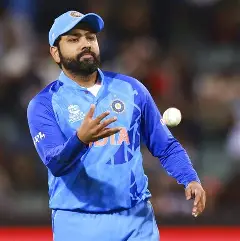
#> input picture 6th_Templet/rohit.png, 240 x 241 px, found by its file name
$ python 6th_templet.py
#> lines starting #> are read from the running program, lines starting #| are printed output that depends on the picture
import cv2
import numpy as np
from matplotlib import pyplot as plt

# Load images in grayscale
img = cv2.imread(r"D:\Sem_3_Lab\CV\6th_Templet\rohit.png",0)
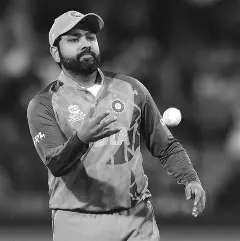
#> img: shape (241, 240); min 4, max 255, mean 87.5
template= cv2.imread(r"D:\Sem_3_Lab\CV\6th_Templet\rohit1.png",0)
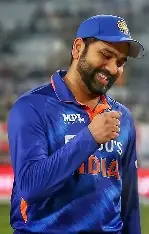
#> input picture 6th_Templet/rohit1.png, 149 x 234 px, found by its file name
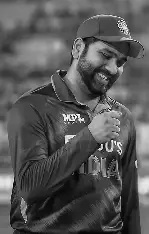
#> template: shape (234, 149); min 0, max 255, mean 86.5
if img is None or template is None:
    raise IOError("Error: Could not read one or both images. Check file paths.")

# Resize template if larger than image
if template.shape[0] > img.shape[0] or template.shape[1] > img.shape[1]:
    scale = min(img.shape[0]/template.shape[0], img.shape[1]/template.shape[1]) * 0.9
    template = cv2.resize(template, (int(template.shape[1]*scale), int(template.shape[0]*scale)))

h, w = template.shape
#> h = 234; w = 149

# Define methods
methods = ['normxcorr2','ssd','sad','correlation','normalized_correlation','normalized_difference']

plt.figure(figsize=(15, 18))

for i, method in enumerate(methods, 1):
    if method == 'normxcorr2':
        # Normalized cross-correlation using cv2.matchTemplate
        result = cv2.matchTemplate(img, template, cv2.TM_CCOEFF_NORMED)
        min_val, max_val, min_loc, max_loc = cv2.minMaxLoc(result)
        top_left = max_loc
        score = max_val
    else:
        # Custom methods
        result = np.zeros((img.shape[0]-h+1, img.shape[1]-w+1))
        T = template.astype(np.float64)
        Tn = (T - T.mean()) / (T.std() + 1e-5)

        for y in range(result.shape[0]):
            for x in range(result.shape[1]):
                P = img[y:y+h, x:x+w].astype(np.float64)
                if method == 'ssd':
                    result[y,x] = np.sum((P-T)**2)
                elif method == 'sad':
                    result[y,x] = np.sum(np.abs(P-T))
                elif method == 'correlation':
                    result[y,x] = np.sum(P*T)
                elif method == 'normalized_correlation':
                    Pn = (P - P.mean()) / (P.std() + 1e-5)
                    result[y,x] = np.sum(Pn*Tn)
                elif method == 'normalized_difference':
                    result[y,x] = np.sum((P-T)*2) / np.sum(T*2)

        if method in ['ssd','sad','normalized_difference']:
            score = result.min()
            top_left = np.unravel_index(np.argmin(result), result.shape)[::-1]
        else:
            score = result.max()
            top_left = np.unravel_index(np.argmax(result), result.shape)[::-1]

    # Plot heatmap
    plt.subplot(6, 3, (i-1)*3 + 1)
    plt.imshow(result, cmap='gray')
    plt.title(f'{method} result')
    plt.axis('off')

    # Plot score text
    plt.subplot(6, 3, (i-1)*3 + 2)
    plt.text(0.5, 0.5, f'{method}\nScore: {score:.4f}',
             horizontalalignment='center', verticalalignment='center',
             fontsize=12, bbox=dict(facecolor='yellow', alpha=0.5))
    plt.axis('off')

    # Plot detected rectangle on image
    plt.subplot(6, 3, (i-1)*3 + 3)
    plt.imshow(img, cmap='gray')
    rect = plt.Rectangle(top_left, w, h, edgecolor='r', facecolor='none', linewidth=2)
    plt.gca().add_patch(rect)
    plt.title('Detected Template')
    plt.axis('off')
#> this loop made 6 passes
#> (min_val, max_val, min_loc, top_left, score) on pass 1: (-0.271, -0.0553, (80, 7), (0, 0), -0.0553)

plt.tight_layout()
plt.show()
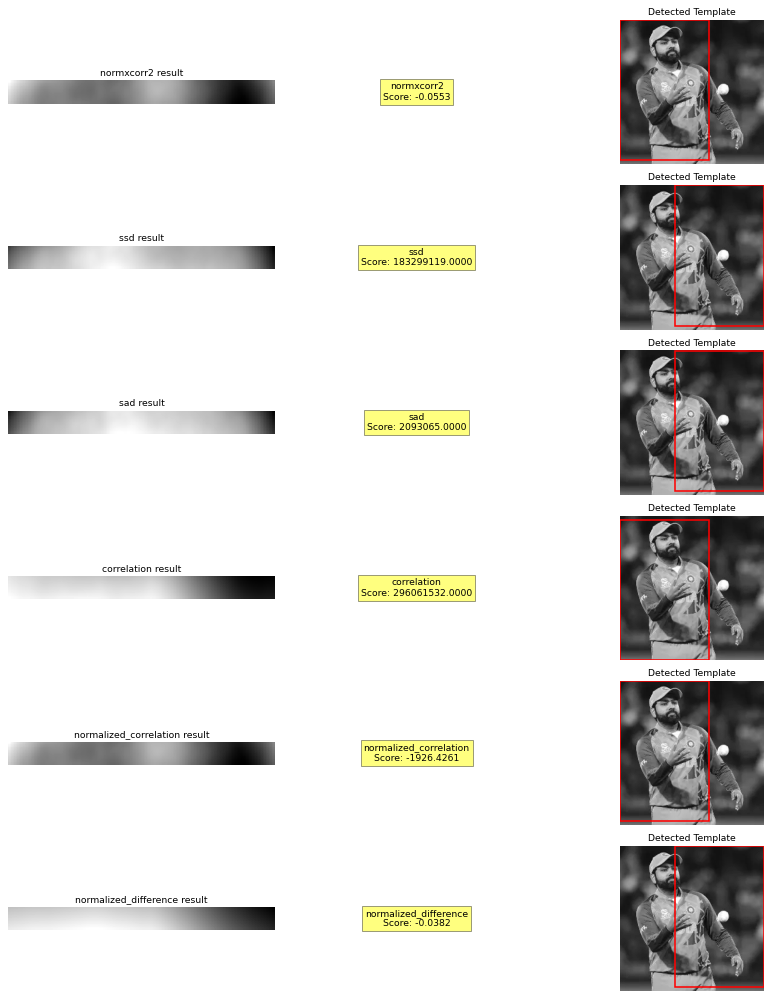
#> figure drawn by matplotlib, 12 panels
